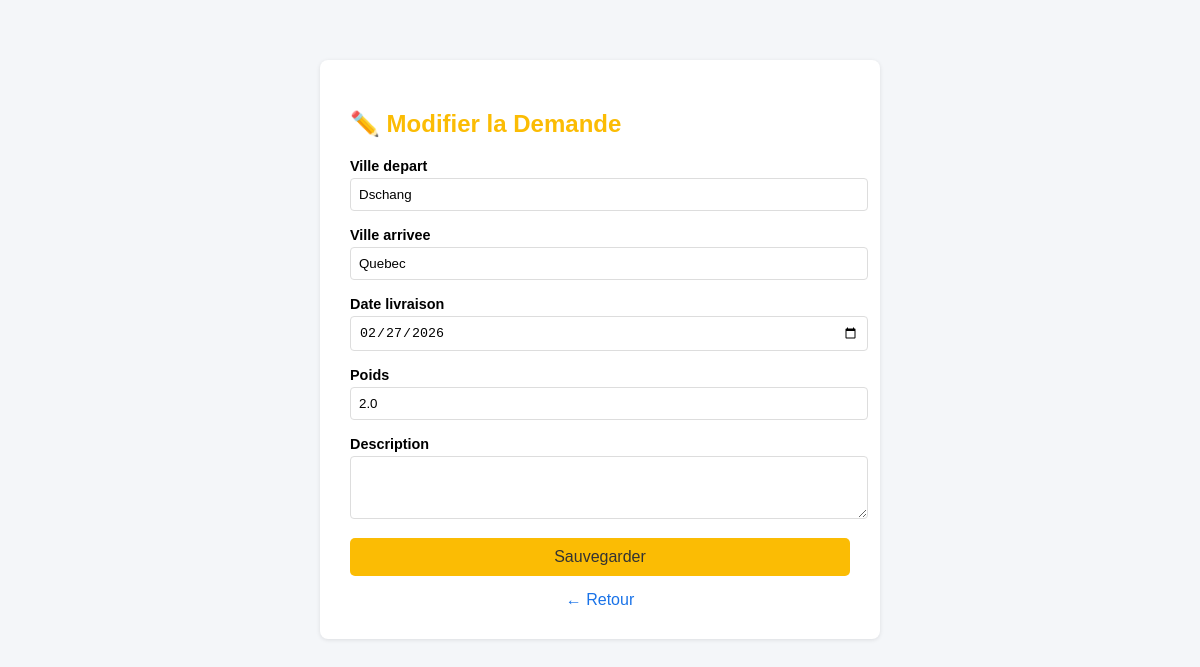
/dashboard/edit_demande/2/ (signed in), run on the app's committed database.
### exp_colis/models.py (models this page shows, shortened)
class Demande(models.Model):
    user = models.ForeignKey(User, on_delete=models.CASCADE, related_name='demandes')
    ville_depart = models.CharField(max_length=100)
    ville_arrivee = models.CharField(max_length=100)
    date_livraison = models.DateField()
    poids = models.FloatField()
    description = models.TextField(blank=True, null=True)
    created_at = models.DateTimeField(auto_now_add=True)

### exp_colis/views.py (the view)
# urls.py: path('edit_demande/<int:demande_id>/', edit_demande, name='edit_demande'),
@login_required
def edit_demande(request, demande_id):
    demande = get_object_or_404(Demande, id=demande_id, user=request.user)
    if request.method == 'POST':
        form = DemandeForm(request.POST, instance=demande)
        if form.is_valid():
            form.save()
            demande.find_matches()  # ← ADD THIS LINE
            messages.success(request, "Demande modifiée avec succès!")
            return redirect('exp_colis:dashboard')
    else:
        form = DemandeForm(instance=demande)
    return render(request, 'voyages/edit_demande.html', {'form': form})

### exp_colis/forms.py
class DemandeForm(forms.ModelForm):
    date_livraison = forms.DateField(widget=forms.DateInput(attrs={'type': 'date', 'class': 'form-control'}))
    class Meta:
        model = Demande
        fields = ['ville_depart', 'ville_arrivee', 'date_livraison', 'poids', 'description']
        widgets = {
            'ville_depart': forms.TextInput(attrs={'class': 'form-control'}),
            'ville_arrivee': forms.TextInput(attrs={'class': 'form-control'}),
            'poids': forms.NumberInput(attrs={'class': 'form-control'}),
            'description': forms.Textarea(attrs={'class': 'form-control', 'rows': 3}),
        }

### exp_colis/templates/voyages/edit_demande.html (shortened to what this page needs)
<!DOCTYPE html>
<html lang="fr">
<head><meta charset="UTF-8"><title>Modifier Demande</title>
</head>
<body><div class="container">
    <h2>✏️ Modifier la Demande</h2>
    <form method="post">{% csrf_token %}
        {% for field in form %}<p><label>{{ field.label }}</label>{{ field }}</p>{% endfor %}
        <button type="submit" class="btn">Sauvegarder</button>
    </form>
    <a href="{% url 'exp_colis:dashboard' %}" class="back">← Retour</a>
</div></body></html>

### exp_colis/templates/voyages/edit_demande.html (style rules this page uses)
body { font-family: Arial, sans-serif; background: #f4f6f9; }
.container { max-width: 500px; margin: 60px auto; background: white; padding: 30px; border-radius: 8px; box-shadow: 0 1px 4px rgba(0,0,0,0.1); }
h2 { margin-bottom: 20px; color: #fbbc04; }
p { margin-bottom: 15px; }
input, textarea { width: 100%; padding: 8px; border: 1px solid #ddd; border-radius: 4px; }
label { font-size: 0.9rem; font-weight: bold; display: block; margin-bottom: 4px; }
.btn { padding: 10px 20px; background: #fbbc04; color: #333; border: none; border-radius: 5px; cursor: pointer; width: 100%; font-size: 1rem; }
.back { display: block; text-align: center; margin-top: 15px; color: #1a73e8; text-decoration: none; }

### data on the page
Demande: form "Dschang" "Quebec" "02/27/2026" "2.0"

### other printed values
{{ field.label }} "Ville depart" "Ville arrivee" "Date livraison" "Poids" "Description"
